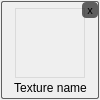
<?xml version="1.0" encoding="UTF-8"?>
<ui version="4.0">
 <class>TextureListItemWidget</class>
 <widget class="QWidget" name="TextureListItemWidget">
  <property name="geometry">
   <rect>
    <x>0</x>
    <y>0</y>
    <width>100</width>
    <height>100</height>
   </rect>
  </property>
  <property name="minimumSize">
   <size>
    <width>100</width>
    <height>100</height>
   </size>
  </property>
  <property name="maximumSize">
   <size>
    <width>100</width>
    <height>100</height>
   </size>
  </property>
  <property name="windowTitle">
   <string>Form</string>
  </property>
  <layout class="QVBoxLayout" name="verticalLayout">
   <property name="spacing">
    <number>0</number>
   </property>
   <property name="margin">
    <number>1</number>
   </property>
   <item>
    <widget class="QStackedWidget" name="stackedWidget">
     <property name="styleSheet">
      <string notr="true">QStackedWidget {
border: 1px solid rgb(95, 95, 95);
border-radius: 2px;
}</string>
     </property>
     <property name="currentIndex">
      <number>1</number>
     </property>
     <widget class="QWidget" name="addPage">
      <widget class="QPushButton" name="addPushButton">
       <property name="geometry">
        <rect>
         <x>0</x>
         <y>0</y>
         <width>96</width>
         <height>96</height>
        </rect>
       </property>
       <property name="sizePolicy">
        <sizepolicy hsizetype="Maximum" vsizetype="Maximum">
         <horstretch>0</horstretch>
         <verstretch>0</verstretch>
        </sizepolicy>
       </property>
       <property name="font">
        <font>
         <pointsize>36</pointsize>
         <weight>75</weight>
         <bold>true</bold>
        </font>
       </property>
       <property name="styleSheet">
        <string notr="true">border: 0px;
border-radius: 0px;</string>
       </property>
       <property name="text">
        <string>+</string>
       </property>
      </widget>
     </widget>
     <widget class="QWidget" name="texturePage">
      <widget class="QLabel" name="textureNameLabel">
       <property name="geometry">
        <rect>
         <x>1</x>
         <y>78</y>
         <width>95</width>
         <height>16</height>
        </rect>
       </property>
       <property name="text">
        <string>Texture name</string>
       </property>
       <property name="scaledContents">
        <bool>false</bool>
       </property>
       <property name="alignment">
        <set>Qt::AlignCenter</set>
       </property>
       <property name="wordWrap">
        <bool>false</bool>
       </property>
       <property name="margin">
        <number>0</number>
       </property>
      </widget>
      <widget class="QLabel" name="label">
       <property name="geometry">
        <rect>
         <x>13</x>
         <y>6</y>
         <width>70</width>
         <height>70</height>
        </rect>
       </property>
       <property name="styleSheet">
        <string notr="true">border: 1px solid  rgb(218, 218, 218);</string>
       </property>
       <property name="text">
        <string/>
       </property>
      </widget>
      <widget class="QPushButton" name="pushButton">
       <property name="geometry">
        <rect>
         <x>80</x>
         <y>0</y>
         <width>16</width>
         <height>16</height>
        </rect>
       </property>
       <property name="font">
        <font>
         <pointsize>8</pointsize>
        </font>
       </property>
       <property name="styleSheet">
        <string notr="true">QPushButton {
border: none;
     border-radius: 4px;
	background-color: rgba(0, 0, 0, 155);
min-width:10;
min-height: 10;
 }

 QPushButton:pressed {    
	background-color: rgba(80, 80, 80, 155);
padding-top: 0px;
padding-left: 0px;
 }</string>
       </property>
       <property name="text">
        <string>x</string>
       </property>
      </widget>
     </widget>
    </widget>
   </item>
  </layout>
 </widget>
 <resources/>
 <connections/>
</ui>
